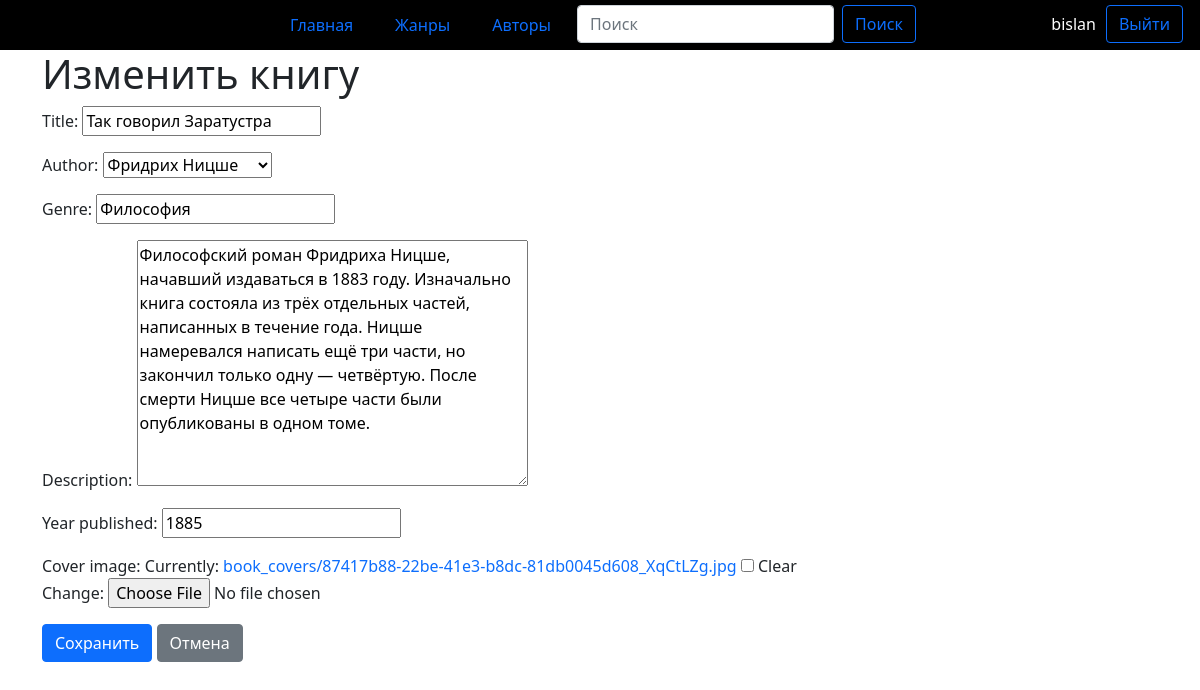
Page /1/update/ (signed in) on the committed database.
### books/models.py (models this page shows, shortened)
class Book(models.Model):
    title = models.CharField(max_length=100)
    author = models.ForeignKey(Author, on_delete=models.CASCADE, related_name='books')
    genre = models.CharField(max_length=100)
    year_published = models.IntegerField()
    description = models.TextField()
    cover_image = models.ImageField(upload_to='book_covers', null=True, blank=True)

### books/views.py (the view, shortened to what this page needs)
# urls.py: path('<int:book_id>/update/', views.BookUpdateView.as_view(), name='book_update'),
class BookUpdateView(LoginRequiredMixin, UserPassesTestMixin, UpdateView):
    model = Book
    form_class = BookForm
    template_name = 'books/book_form.html'
    pk_url_kwarg = 'book_id'
    def test_func(self):
        return self.request.user.is_staff

### books/forms.py
class BookForm(forms.ModelForm):
    class Meta:
        model = Book
        fields = ['title', 'author', 'genre', 'description', 'year_published', 'cover_image']

### books/models.py (called while the page is built)
    def __str__(self):
        return self.name

### books/templates/books/book_form.html (shortened to what this page needs)
{% extends 'base/base.html' %}
{% block content %}
    <h1>{% if object %}Изменить книгу{% else %}Добавить книгу{% endif %}</h1>
    <form method="POST" enctype="multipart/form-data">
        {{ form.as_p }}
        <button type="submit" class="btn btn-primary">Сохранить</button>
        <a href="{% url 'books:book_list' %}" class="btn btn-secondary">Отмена</a>
    </form>
{% endblock %}

### books/templates/base/index.html
<nav>
  <div>
  <ul class="nav nav-pills">
      <li class="nav-item">
        <a class="nav-link {% if request.path == '/' %} active {% endif %}" href="{% url 'books:book_list' %}" >Главная</a>
      </li>
      <li class="nav-item">
        <a class="nav-link" href="#">Жанры</a>
      </li>
      <li class="nav-item">
        <a href="{% url 'books:author_list' %}" class="nav-link {% if request.path == '/author/' %} active {% endif %}">Авторы</a>
      </li>
      <li>
        <form action="{% url 'books:book_list' %}" class="d-flex" role="search">
          <input class="form-control me-2" type="search" placeholder="Поиск" name="search">
          <button class="btn btn-outline-primary" type="submit">Поиск</button>
        </form>
      </li>
      <li>
        {% if request.user.is_authenticated %}
          <div class="container-fluid">
            <div>{{ request.user.username }}</div>
            <a href="{% url 'books:logout' %}" class="btn btn-outline-primary">Выйти</a>
          </div>
        {% else %}
          <div class="container-fluid">
            <div>Вы не вошли в аккаунт</div>
            <a href="{% url 'books:login' %}" class="btn btn-outline-primary" role="button">Войти</a>
            <a href="{% url 'books:signup' %}" class="btn btn-outline-danger" role="button">Регистрация</a>
          </div>
        {% endif %}
      </li>
    </ul>
  </div>
</nav>

### static/main.css (style rules this page uses)
.nav { position: fixed; border: 5px solid black; background-color: black; display: flex; justify-content: center; width: 100%; background-color: black; z-index: 1; grid-gap:10px; }
.container-fluid { position: absolute; display: flex; justify-content: right; left: 50%; transform: translate(-50%, 0); color: white; z-index: -1; align-items: center; grid-gap:10px; }
a { background-image: linear-gradient(to right, #352384, #e90b8b); background-repeat: no-repeat; background-size: 0px 2px; background-position: left bottom; padding-bottom: 2px; text-decoration: none; transition: 0.3s; }

### rows in the picture
Book: title "Так говорил Заратустра", author "Фридрих Ницше", genre "Философия", description "Философский роман Фридриха Ницше, начавший издаваться в 1883 году. Изначально книга состояла из трёх отдельных частей, написанных в течение года. Ницше намеревался написать ещё три части, но закончил только одну — четвёртую. После смерти Ницше все четыре части были опубликованы в одном томе.", year_published "1885"

### other values in the picture
{{ request.user.username }} "bislan"
